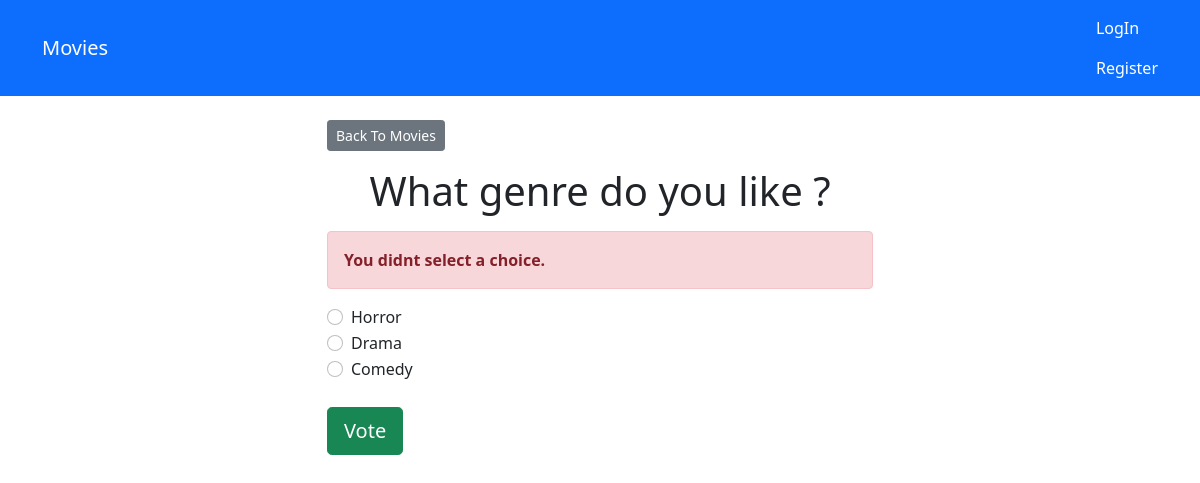
The app's page /movies/7/vote/ with its own data.
### movies/models.py (models this page shows, shortened)
class Question(models.Model):
    question_text = models.CharField(default='', max_length=200)

class Choice(models.Model):
    question = models.ForeignKey(Question, on_delete=models.CASCADE)
    choice_text = models.CharField(max_length=200)
    votes = models.IntegerField(default=0)

### movies/views.py (the view)
# urls.py: path('<int:question_id>/vote/', views.vote, name='vote')
def vote(request,question_id):
    question = get_object_or_404(Question,pk=question_id)
    try:
        selected_choice = question.choice_set.get(pk=request.POST['choice'])
    except(KeyError,Choice.DoesNotExist):
        return render(request,'movies/detail.html',{
            'question': question,
            'error_message': "You didnt select a choice.",
        })
    else:
        selected_choice.votes += 1
        selected_choice.save()
        return HttpResponseRedirect(reverse('movies:results', args=(question.id,)))

### templates/movies/detail.html (shortened to what this page needs)
{% extends 'base.html' %}
{% block content %}
<a class="btn btn-secondary btn-sm mb-3" href="{% url 'movies:index' %}">Back To Movies</a>
<h1 class="text-center mb-3">{{ question.question_text }}</h1>
{% if error_message %}
<p class="alert alert-danger">
    <strong>{{  error_message }}</strong>
</p>
{% endif %}
<form action="{% url 'movies:vote' question.id %}" method="post">
    {% for choice in question.choice_set.all %}
    <div class="form-check">
        <input
            type="radio"
            name="choice"
            class="form-check-input"
            id="choice{{ forloop.counter }}"
            value="{{ choice.id }}"
        />
        <label for="choice{{ forloop.counter }}">{{ choice.choice_text }}</label>
    </div>
    {% endfor %}
    <input type="submit" value="Vote" class="btn btn-success btn-lg btn-block mt-4"/>
</form>
{% endblock %}

### records on screen
Question: question_text "What genre do you like ?"
Choice: choice_text "Horror"
Choice: choice_text "Drama"
Choice: choice_text "Comedy"

### other values on screen
{{ error_message }} "You didnt select a choice."
